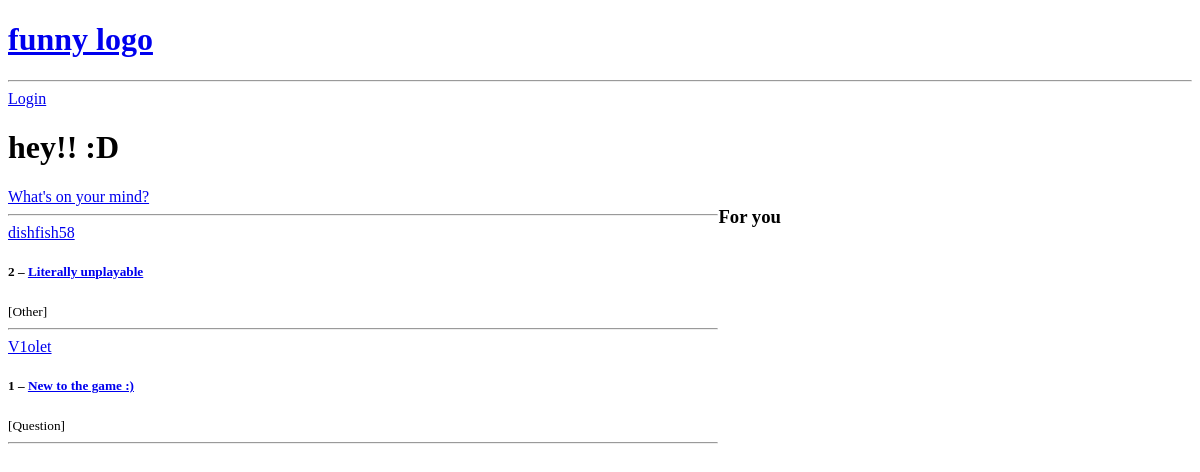
The app's page /, older data.
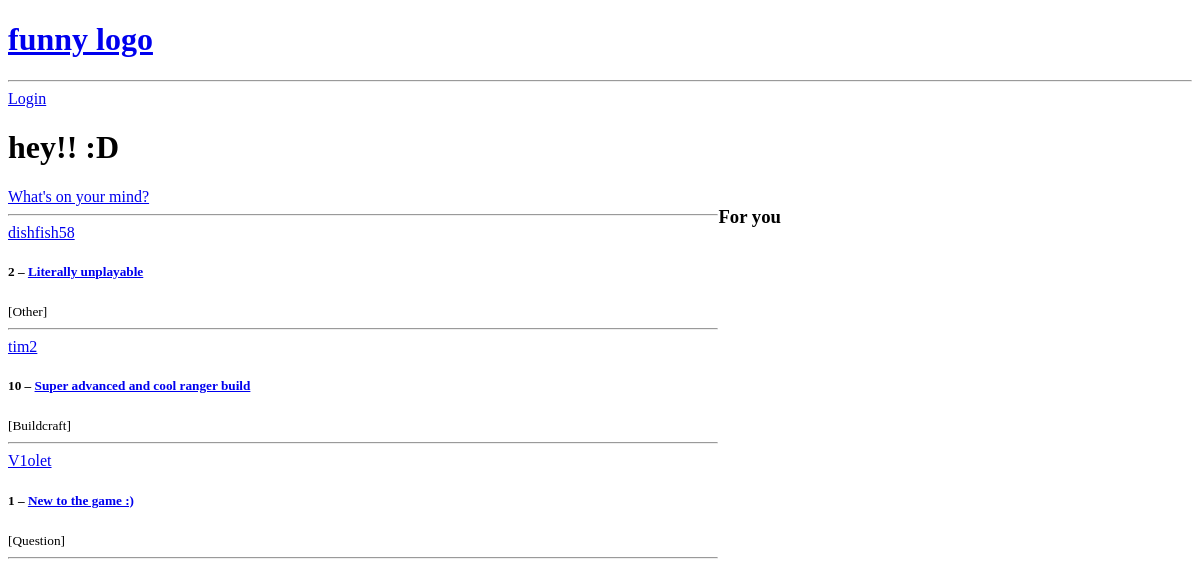
The same page, newer data.
### base/models.py (models this page shows, shortened)
class Room(models.Model):
    host = models.ForeignKey(settings.AUTH_USER_MODEL,on_delete = models.SET_NULL,null = True, related_name="posts")
    topic=models.ForeignKey(Topic,on_delete=models.SET_NULL,null=True)
    name = models.CharField(max_length=200)
    description =models.TextField(null=True, blank=True)
    updated=models.DateTimeField(auto_now=True)
    created=models.DateTimeField(auto_now_add=True)
    class Meta:
        ordering = ['-updated', '-created']
        permissions = [
            ("can_delete_any_room", "Can delete any room")
        ]

class Topic(models.Model):
    name = models.CharField(max_length=100)

### base/views.py (the view)
# urls.py: 2. Add a URL to urlpatterns:  path('', views.home, name='home')
def home(request):
    since = timezone.now() - timedelta(hours=24)
    rooms = (
        Room.objects
        .annotate(
            recent_comments=Count(
                'message',
                filter=Q(message__created__gte=since)
            )
        )
        .order_by('-recent_comments', '-updated')
    )
    return render(request, 'base/home.html', {'rooms': rooms})

### base/templates/base/home.html (shortened to what this page needs)
{% extends 'main.html' %}
{% block content %}
  <h1>hey!! :D</h1>
  <div class="home-container">
    <div>
    <a href="{% url 'base:create-post' %}">What's on your mind?</a>
    <hr>
     <div>
    {% for room in rooms %}
      <div>
        <a href="{% url 'usermanager:user-profile' room.host.id %}">{{ room.host.username }}</a>
        <h5>{{ room.id }} – <a href="{% url 'base:room' room.id %}">{{ room.name }}</a></h5>
        <small>{{ room.topic.name }}</small>
        <hr>
      </div>
    {% endfor %}
     </div>
    </div>
    <div>
      <h3>For you</h3>
    </div>
  </div>
{% endblock content %}

Row changes from the older to the newer data that the page shows:
added Room: host.username "tim2", id "10", name "Super advanced and cool ranger build", topic.name "[Buildcraft]"
